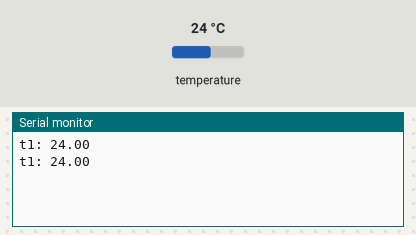
Bench run of a sketch on a simulated Arduino Uno, built with avr-gcc and run on an emulated ATmega328P. On the bench: the last lines printed to the serial monitor. Inputs (shaded band) come from the test bench; at power-on: temperature 24 °C.

Above: at 2.8 s.
2.9 s: temperature set to 12 °C
At 3.8 s:
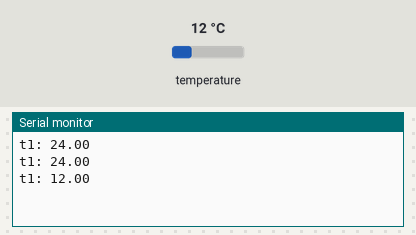
4.4 s: temperature set to 19 °C
At 5.9 s:
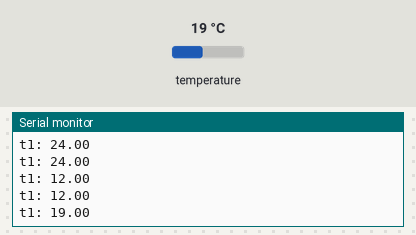
Timing chart, 0 to 7.4 s (numbered marks = the images above; inputs shaded):
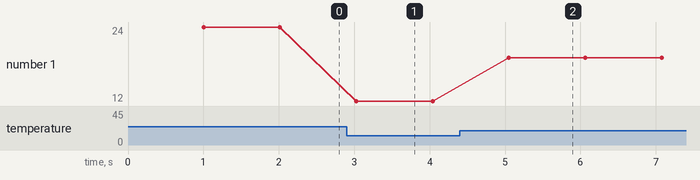

Measured:
- after the input at 2.9 s, the serial monitor: prints a new line after 0.13 s (image 1)
- after the input at 4.4 s, the serial monitor: prints a new line after 0.65 s (image 2)
- plotted number 1: 24 → 12 after the input at 2.9 s, 12 → 19 after the input at 4.4 s

The sketch:

temp_console.ino
```cpp
#include <microDS18B20.h>
#define DS_PIN 2 // пин для термометров

// Уникальные адреса датчиков - считать можно в примере address_read
uint8_t s1_addr[] = {0x28, 0xFF, 0x64, 0x1F, 0x49, 0xC6, 0x1D, 0x25};

MicroDS18B20<DS_PIN, s1_addr> sensor1;  // Создаем термометр с адресацией

void setup() {
  Serial.begin(9600);
}

void loop() {
  // асинхронное чтение нескольких датчиков смотри в примере async_read_many
  sensor1.requestTemp();      // Запрашиваем преобразование температуры

  delay(1000);           // ожидаем результат

  Serial.print("t1: ");
  if (sensor1.readTemp()) Serial.println(sensor1.getTemp());
  else Serial.println("error");
}
```
